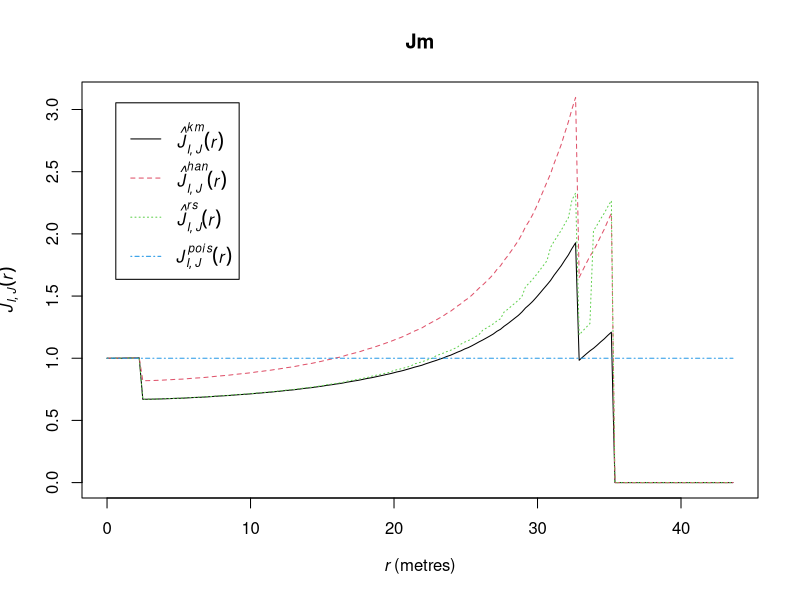

Write the R code that produced this figure.
library(spatstat)


### Name: Jmulti
### Title: Marked J Function
### Aliases: Jmulti
### Keywords: spatial nonparametric

### ** Examples

    trees <- longleaf
     # Longleaf Pine data: marks represent diameter
    ## Don't show: 
        trees <- trees[seq(1,npoints(trees), by=50)]
    
## End(Don't show)
    Jm <- Jmulti(trees, marks(trees) <= 15, marks(trees) >= 25)
    plot(Jm)
